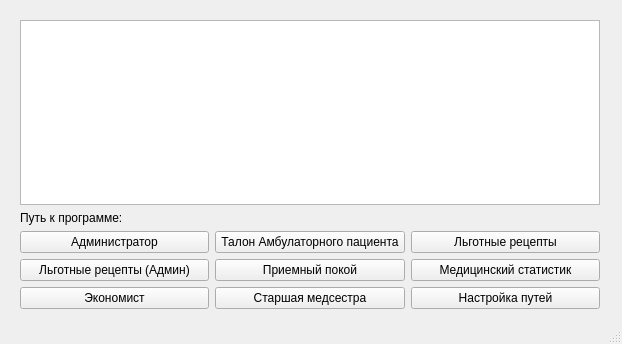
<?xml version="1.0" encoding="UTF-8"?>
<ui version="4.0">
 <class>MainWindow</class>
 <widget class="QMainWindow" name="MainWindow">
  <property name="geometry">
   <rect>
    <x>0</x>
    <y>0</y>
    <width>622</width>
    <height>344</height>
   </rect>
  </property>
  <property name="windowTitle">
   <string>Запускатор</string>
  </property>
  <widget class="QWidget" name="centralWidget">
   <widget class="QWidget" name="gridLayoutWidget">
    <property name="geometry">
     <rect>
      <x>9</x>
      <y>9</y>
      <width>602</width>
      <height>311</height>
     </rect>
    </property>
    <layout class="QGridLayout" name="gridLayout">
     <item row="2" column="0">
      <widget class="QPushButton" name="pbAdmin">
       <property name="text">
        <string>Администратор</string>
       </property>
       <property name="icon">
        <iconset resource="icons.qrc">
         <normaloff>:/icons/Resource/AdmStat.ico</normaloff>:/icons/Resource/AdmStat.ico</iconset>
       </property>
      </widget>
     </item>
     <item row="3" column="0">
      <widget class="QPushButton" name="pbLAdmin">
       <property name="text">
        <string>Льготные рецепты (Админ)</string>
       </property>
       <property name="icon">
        <iconset resource="icons.qrc">
         <normaloff>:/icons/Resource/LgAdmin.ico</normaloff>:/icons/Resource/LgAdmin.ico</iconset>
       </property>
      </widget>
     </item>
     <item row="2" column="2">
      <widget class="QPushButton" name="pbLgota">
       <property name="text">
        <string>Льготные рецепты</string>
       </property>
       <property name="icon">
        <iconset resource="icons.qrc">
         <normaloff>:/icons/Resource/LgRecept.ico</normaloff>:/icons/Resource/LgRecept.ico</iconset>
       </property>
      </widget>
     </item>
     <item row="2" column="1">
      <widget class="QPushButton" name="pbTalon">
       <property name="text">
        <string>Талон Амбулаторного пациента</string>
       </property>
       <property name="icon">
        <iconset resource="icons.qrc">
         <normaloff>:/icons/Resource/Talon.ico</normaloff>:/icons/Resource/Talon.ico</iconset>
       </property>
      </widget>
     </item>
     <item row="4" column="0">
      <widget class="QPushButton" name="pbEcon">
       <property name="text">
        <string>Экономист</string>
       </property>
       <property name="icon">
        <iconset resource="icons.qrc">
         <normaloff>:/icons/Resource/EconMCT.ico</normaloff>:/icons/Resource/EconMCT.ico</iconset>
       </property>
      </widget>
     </item>
     <item row="4" column="1">
      <widget class="QPushButton" name="pbStMed">
       <property name="text">
        <string>Старшая медсестра</string>
       </property>
       <property name="icon">
        <iconset resource="icons.qrc">
         <normaloff>:/icons/Resource/MainSestStacMCT.ico</normaloff>:/icons/Resource/MainSestStacMCT.ico</iconset>
       </property>
      </widget>
     </item>
     <item row="3" column="1">
      <widget class="QPushButton" name="pbPrPokoy">
       <property name="text">
        <string>Приемный покой</string>
       </property>
       <property name="icon">
        <iconset resource="icons.qrc">
         <normaloff>:/icons/Resource/PokoyMCT.ico</normaloff>:/icons/Resource/PokoyMCT.ico</iconset>
       </property>
      </widget>
     </item>
     <item row="3" column="2">
      <widget class="QPushButton" name="pbMedStat">
       <property name="text">
        <string>Медицинский статистик</string>
       </property>
       <property name="icon">
        <iconset resource="icons.qrc">
         <normaloff>:/icons/Resource/StatStacMct.ico</normaloff>:/icons/Resource/StatStacMct.ico</iconset>
       </property>
      </widget>
     </item>
     <item row="4" column="2">
      <widget class="QPushButton" name="pbSettings">
       <property name="text">
        <string>Настройка путей</string>
       </property>
      </widget>
     </item>
     <item row="0" column="0" colspan="3">
      <widget class="QListView" name="listView">
       <property name="font">
        <font>
         <family>Arial</family>
         <pointsize>14</pointsize>
        </font>
       </property>
       <property name="contextMenuPolicy">
        <enum>Qt::NoContextMenu</enum>
       </property>
      </widget>
     </item>
     <item row="1" column="0">
      <widget class="QLabel" name="label">
       <property name="text">
        <string>Путь к программе:</string>
       </property>
      </widget>
     </item>
     <item row="1" column="1">
      <widget class="QLabel" name="label_path">
       <property name="text">
        <string/>
       </property>
      </widget>
     </item>
    </layout>
   </widget>
  </widget>
  <widget class="QStatusBar" name="statusBar"/>
 </widget>
 <layoutdefault spacing="6" margin="11"/>
 <tabstops>
  <tabstop>pbAdmin</tabstop>
  <tabstop>pbTalon</tabstop>
  <tabstop>pbLgota</tabstop>
  <tabstop>pbLAdmin</tabstop>
  <tabstop>pbPrPokoy</tabstop>
  <tabstop>pbMedStat</tabstop>
  <tabstop>pbEcon</tabstop>
  <tabstop>pbStMed</tabstop>
 </tabstops>
 <resources>
  <include location="icons.qrc"/>
 </resources>
 <connections/>
</ui>
